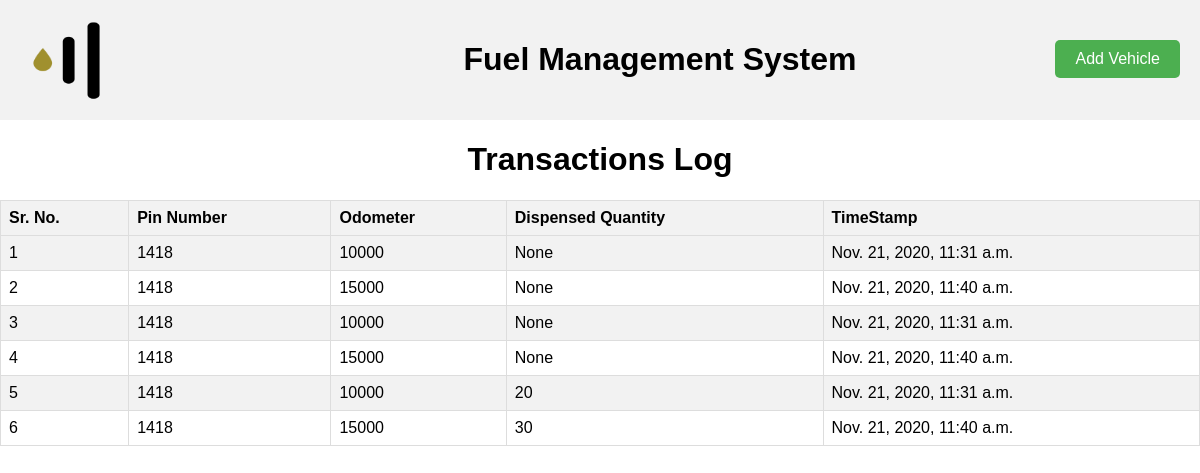
/transaction/, run on the app's committed database.
### manager/models.py (models this page shows, shortened)
class transactions(models.Model):
    id = models.AutoField(primary_key=True)
    vehicleNumber = models.CharField(max_length=50)
    gallonLimit = models.IntegerField(null=True)
    dispensedQuantity = models.IntegerField(null=True)
    odometer = models.IntegerField(null=True)
    totalGallon = models.IntegerField(null=True)
    timestamp = models.DateTimeField()

### manager/views.py (the view)
# urls.py: path("transaction/", transaction.as_view(), name="transaction"),
class transaction(View):
    template_name = 'transaction.html'
    def get(self, request):
        vehicle_details = transactions.objects.all()
        return render(request, self.template_name, {'vehicle_details': vehicle_details})

### templates/transaction.html (shortened to what this page needs)
{% load static %}
<!DOCTYPE html>
<html>
<head>
</head>
<body>
    <div class="header">
        <img src="{% static 'icon.png' %}" width="100", height="80">
        <a class="add-transaction-button" href="{% url 'create' %}">Add Vehicle</a>
        <h1>Fuel Management System</h1>
    </div>
    <h1>Transactions Log</h1>
    <table>
        <tr>
            <th>Sr. No.</th>
            <th>Pin Number</th>
            <th>Odometer</th>
            <th>Dispensed Quantity</th>
            <th>TimeStamp</th>
        </tr>
        {% for vehicles in vehicle_details %}
        <tr>
            <td>{{ vehicles.id }}</td>
            <td>{{ vehicles.vehicleNumber }}</td>
            <td>{{ vehicles.odometer }}</td>
            <td>{{ vehicles.dispensedQuantity }}</td>
            <td>{{ vehicles.timestamp }}</td>
        </tr>
        {% endfor %}
    </table>
</body>
</html>

### templates/transaction.html (style rules this page uses)
body { font-family: Arial, sans-serif; background-color: white; background-size: cover; background-position: center; text-align: center; margin: 0; padding: 0; }
.header { background-color: #f2f2f2; color: #fff; padding: 20px; }
h1 { color: black; }
a { text-decoration: none; color: #4CAF50; }
table { width: 100%; border-collapse: collapse; }
th, td { border: 1px solid #ddd; padding: 8px; text-align: left; }
th { background-color: #f2f2f2; }
tr:nth-child(even) { background-color: #f2f2f2; }
.add-transaction-button { position: absolute; top: 40px; right: 20px; color: white; background-color: #4CAF50; padding: 10px 20px; border-radius: 5px; text-decoration: none; }
.header img { float: left; margin-right: 20px; margin-top: 0px; }

### data on the page
transactions: id "1", vehicleNumber "1418", odometer "10000", dispensedQuantity "None", timestamp "Nov. 21, 2020, 11:31 a.m."
transactions: id "2", vehicleNumber "1418", odometer "15000", dispensedQuantity "None", timestamp "Nov. 21, 2020, 11:40 a.m."
transactions: id "3", vehicleNumber "1418", odometer "10000", dispensedQuantity "None", timestamp "Nov. 21, 2020, 11:31 a.m."
transactions: id "4", vehicleNumber "1418", odometer "15000", dispensedQuantity "None", timestamp "Nov. 21, 2020, 11:40 a.m."
transactions: id "5", vehicleNumber "1418", odometer "10000", dispensedQuantity "20", timestamp "Nov. 21, 2020, 11:31 a.m."
transactions: id "6", vehicleNumber "1418", odometer "15000", dispensedQuantity "30", timestamp "Nov. 21, 2020, 11:40 a.m."
